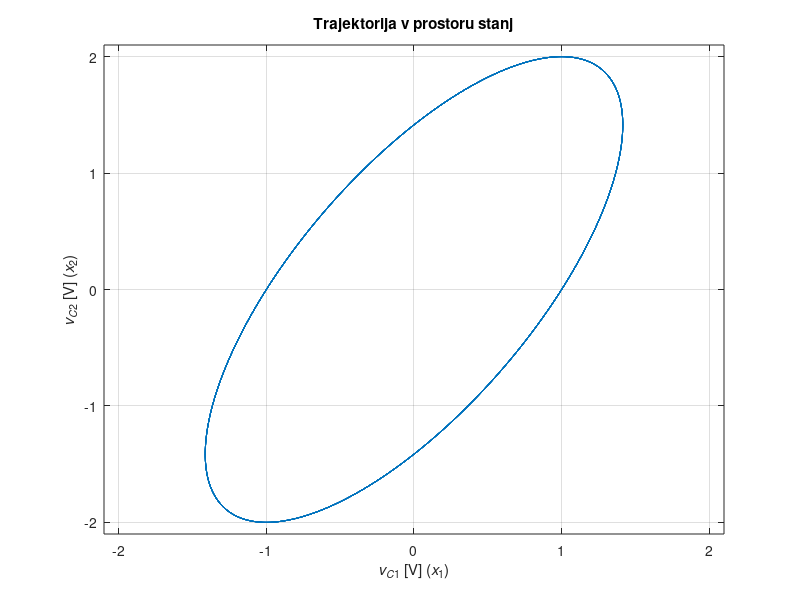
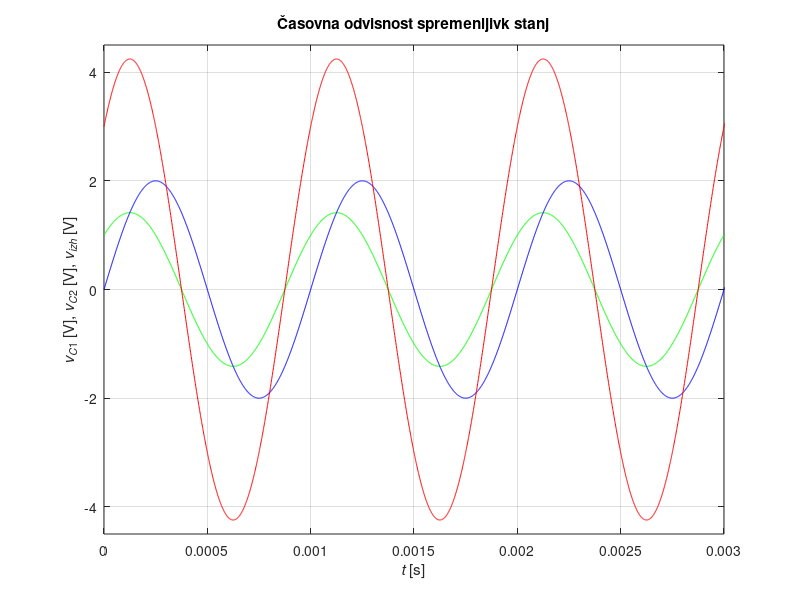

Write MATLAB code to recreate these figures, in order.
#primer 3.6
# ẋ = Ax + Bu
# ẏ = Cx + Du

#  | dil1/dt|   |-R1/L  0   -1/L  |   |il1|   |1/L1|
#  | dil2/dt| = |0    -R2/L2  1/L2| * |il2| + | 0  |Vg
#  | dVc/dt |   |1/C  -1/C    0   |   |vc |   | 0  |
#       ẋ     =            A            X       B    u

#   |Vr1|    |R1*il1 |   |R1 0 0 |   |il1|   |0|
#   |   | =  |       | = |       | * |il2| + | |*Vg
#   |Vr2|    |R2*il2 |   |0 R2 0 |   |vc |   |0|
#     ẏ   =                  C         x   +  D   u
# constant for DE
clear all; close all; 

freq = 1000; %Hertz
Ra = 1000;
Rb = 2000;
 
R1 = 1000; #ugotovljena upornost R1 in R2 da nihasitem
R2 = 1000; #vprasej profesorja kje so to dobi

#kapacitivnosti
C = 1/(2 * pi * freq * sqrt(R1*R2));
C1 = C; 
C2 = C;

#Casovni vektor
#tz = 0; tk = 0.01; dt = 0.000001;
t=0 : 0.000001 : 0.01;

# U definition input, both zeros matrixs
U = [zeros(length(t),1), zeros(length(t),1)];

#Zacetne vrednosti Vc1(0)=1V Vc2(0) = 0V
Vc01 = 1; Vc02 = 0;
Vc = [Vc01; Vc02];

# definition of A,B,C,D konstants
a11 = Rb/Ra/(R2*C1)-1/(R1*C1); a12 = -1/(R2*C1);
a21 = Rb/Ra/(R2*C2); a22 = -1/(R2*C2);
b11 = 0; b12 = 0; b21 = 0; b22 = 0;
c11 = 1 + Rb/Ra; c12 = 0;
d11 = 0; d12 = 0;

#konstante v prostoru matrix
A = [a11, a12; a21, a22];
B = [b11, b12; b21, b22];
C = [c11, c12];
D = [d11, d12];

#solving systems
sys = ss(A,B,C,D);
[y,t,x]=lsim(sys, U,t,Vc);

#zapis outs
Vc1 = x(:,1); Vc2 = x(:,2); vizh = y(:,1);

#draw
fig1 = figure(1);
set(fig1,'Units','centimeters','Position',[1 4 14 12]);
plot(Vc1, Vc2); axis([-2.1 2.1 -2.1 2.1]); grid;
xlabel('{\itv_C}_1 [V] ({\itx}_1)'); ylabel('{\itv_C}_2 [V] ({\itx}_2)');
title('Trajektorija v prostoru stanj')
pause(1);

fig2 = figure(2);

set(fig2,'Units','centimeters','Position',[16.5 1.5 20 16]);
plot(t, Vc1, 'g', t, Vc2, 'b', t, vizh, 'r'); axis([0 0.003 -4.5 4.5]); grid;
xlabel('{\itt} [s]'); ylabel('{\itv_C}_1 [V], {\itv_C}_2 [V], {\itv_{izh}} [V]');
title('Časovna odvisnost spremenljivk stanj')
pause(2);
